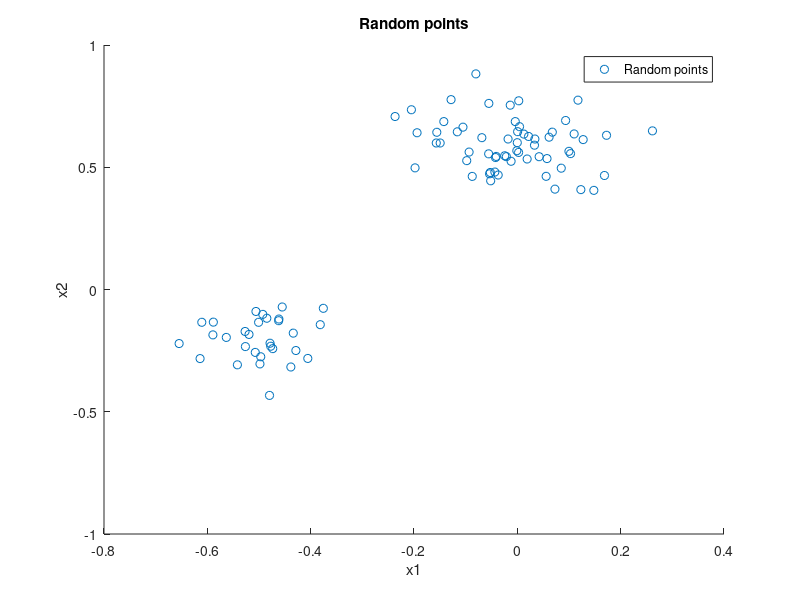

This chart was generated by the following MATLAB code: (Note: this script raises an error after producing the figure.)
clc;
clear all;
close all;

% --- 3.3 Kernel PCA: Toy Data ---

% a) Create toy set
mux_1 = -0.5;
muy_1 = -0.2;

mux_2 = 0;
muy_2 = 0.6;

mux_3 = 0.5;
muy_3 = 0;

sigma = 0.1;

toy_set(1,1:30) = normrnd(mux_1,sigma,1,30);
toy_set(2,1:30) = normrnd(muy_1,sigma,1,30);
toy_set(1,31:60) = normrnd(mux_2,sigma,1,30);
toy_set(2,31:60) = normrnd(muy_2,sigma,1,30);
toy_set(1,61:90) = normrnd(mux_2,sigma,1,30);
toy_set(2,61:90) = normrnd(muy_2,sigma,1,30);

toy_set = transpose(toy_set);
X = toy_set(1:90,1);
Y = toy_set(1:90,2);

% Show toy set
figure(1);
scatter(X,Y);
title('Random points');
legend('Random points');
xlabel('x1');
ylabel('x2');

% b) Kernel PCA with RBF-Kernel
P = 90;

% Calculate kernel matrix
K_norm = zeros(90,90);
for alpha=1:1:90
    for beta=1:1:90
        
        % 1. term
        K_alpha_beta = rbf_kernel(toy_set(alpha,:),toy_set(beta,:),sigma);
        
        % --- not necessary because observations have mean=0 ---
        % 2. term
        sum = 0;
        for gamma=1:1:90
            sum = sum + rbf_kernel(toy_set(gamma,:),toy_set(beta,:),sigma);
        end;
        K_gamma_beta = sum/P;
        
        % 3. term
        sum = 0;
        for gamma=1:1:90
            sum = sum + rbf_kernel(toy_set(alpha,:),toy_set(gamma,:),sigma);
        end;
        K_alpha_gamma = sum/P;
        
        % 4. term
        sum = 0;
        for gamma=1:1:90
            for delta=1:1:90
                sum = sum + rbf_kernel(toy_set(gamma,:),toy_set(delta,:),sigma);
            end;
        end;
        K_gamma_delta = sum/(P*P);
        
        K_norm(alpha,beta) = K_alpha_beta;% - K_gamma_beta - K_alpha_gamma - K_gamma_delta;
        
    end;
    disp(num2str(alpha));
end;

% Calculate coefficients and lambdas
[a_k,lambda_k] = eig(K_norm);

% c) Projection onto the first 8 eigenvectors

% Calculate first 8 eigenvectors
eigenvectors = zeros(8,2);
for k=1:1:8
    sum = [0,0];
    for beta = 1:1:P
        sum(1) = sum(1) + a_k(k,beta)*toy_set(beta,1);
        sum(2) = sum(2) + a_k(k,beta)*toy_set(beta,2);
    end;
    eigenvectors(k,1) = sum(1)/(sqrt( sum(1)*sum(1) + sum(2)*sum(2)));
    eigenvectors(k,2) = sum(2)/(sqrt( sum(1)*sum(1) + sum(2)*sum(2)));
end;

% Draw first 8 eigenvectors
figure(2);
scatter(X,Y);
origin = [-0.4,0.4];
title('Eigenvectors with random points');
xlabel('x1');
ylabel('x2');
hold on;
for k=1:1:8
    hsv = [k/8,1,1];
    rgb = hsv2rgb(hsv);
    x=[origin(1);origin(1)+eigenvectors(k,1)];
    y=[origin(2);origin(2)+eigenvectors(k,2)];
    plot(x,y,'LineWidth',2,'Color',rgb,'LineWidth',2);
end;
hold off;

% Generate test grid field
for i=1:1:25
    c = mod(i-1,5);
    r = floor((i-1)/5);
    test_grid(i,1) = r/5 - 0.8;
    test_grid(i,2) = c/5;
end;

figure(3);
scatter(test_grid(:,1),test_grid(:,2));
hold on;
for k = 1:1:8
    hsv = [k/8,1,1];
    rgb = hsv2rgb(hsv);
    x=[origin(1);origin(1)+eigenvectors(k,1)];
    y=[origin(2);origin(2)+eigenvectors(k,2)];
    plot(x,y,'LineWidth',2,'Color',rgb,'LineWidth',2);
end;
hold off;
title('Test grid with eigenvectors');
legend('grid points');
xlabel('x1');
ylabel('x2');
xlim([-1 0.2]);
ylim([-0.2 1]);

% Project grid field on eigenvectors
for i=1:1:25
    for k=1:1:8
        Projection(i,k) = eigenvectors(k,:)*transpose(test_grid(i,:));
    end;
end;


% Plot contour lines
figure(4);
hold on;
for k = 1:1:8
    hsv = [k/8,1,1];
    rgb = hsv2rgb(hsv);
    plot(Projection(:,k),'Color',rgb,'LineWidth',2);
end;
hold off;
title('Projection values of grid points');
xlabel('Point Nr.');
ylabel('Projection value');
